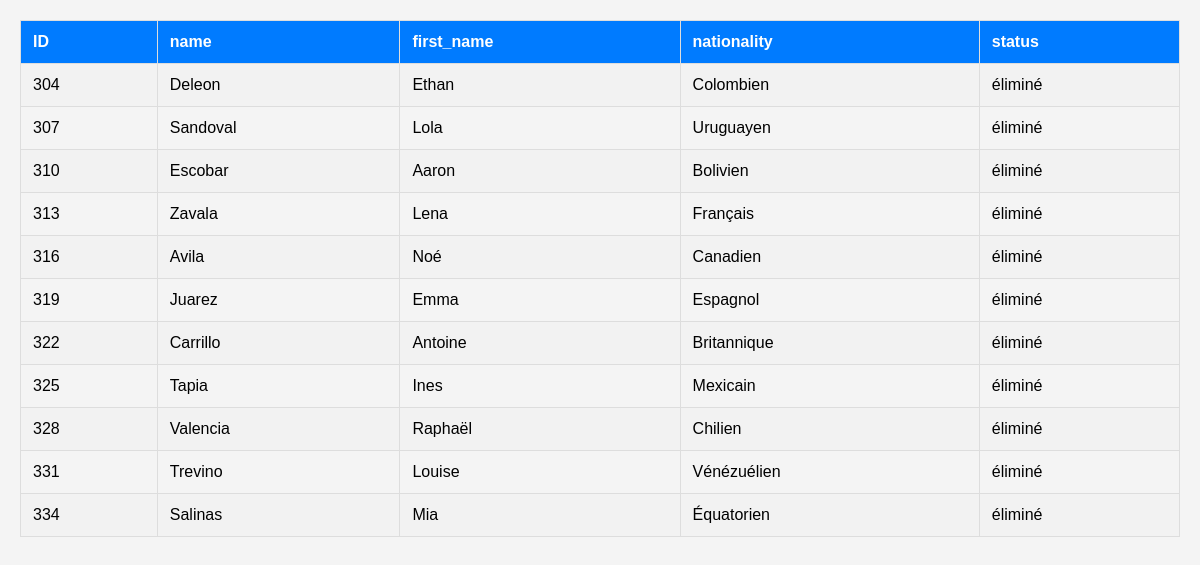
Screenshot of /run3.php with the database file from the repository.
### tables this page shows
CREATE TABLE `course_athelete` (
  `course_id` bigint(20) UNSIGNED NOT NULL,
  `athelete_id` bigint(20) UNSIGNED NOT NULL,
  `temps` double NOT NULL
);

CREATE TABLE `athelete` (
  `name` varchar(255) NOT NULL,
  `firstname` varchar(255) NOT NULL,
  `email` varchar(255) NOT NULL,
  `password` varchar(255) NOT NULL,
  `id` bigint(20) UNSIGNED NOT NULL,
  `nationality` varchar(20) NOT NULL,
  `distance` int(32) NOT NULL,
  `date_de_naissance` date DEFAULT NULL,
  `penality` varchar(255) DEFAULT NULL,
  `status` varchar(255) DEFAULT 'ATTENTE'
);

### run3.php (the view, shortened to what this page needs)
<!DOCTYPE html>
<html lang="en">
<head>
</head>
<body>
</body>
</html>
<?php
include("sql.php");
$conn = new mysqli($db_server, $db_user, $db_pass, $db_name);
$sql="SELECT * FROM athelete a JOIN course_athelete c ON a.id=c.athelete_id WHERE c.course_id=3;";
$result= $conn->query($sql);
if ($result->num_rows > 0) {
    echo "<table border='1'><tr><th>ID</th><th>name</th><th>first_name</th><th>nationality</th><th>status</th></tr>";
    while ($row = $result->fetch_assoc()) {
        echo "<tr>
                <td>" . htmlspecialchars($row["id"]) . "</td>
                <td>" . htmlspecialchars($row["name"]) . "</td>
                <td>" . htmlspecialchars($row["firstname"]) . "</td>
                <td>" . htmlspecialchars($row["nationality"]) . "</td>
                <td>" . htmlspecialchars($row["status"]) . "</td>
              </tr>";
    }
    echo "</table>";
} else {
    echo "Aucun athlète trouvé.";
}
?>

### run3.php (style rules this page uses)
body { font-family: Arial, sans-serif; background-color: #f4f4f4; margin: 0; padding: 20px; }
table { width: 100%; border-collapse: collapse; margin-bottom: 20px; }
table, th, td { border: 1px solid #ddd; }
th, td { padding: 12px; text-align: left; }
th { background-color: #007BFF; color: white; }
tr:nth-child(even) { background-color: #f2f2f2; }

### rows the page displays
course_athelete: athelete "304", athelete.name "Deleon", athelete.firstname "Ethan", athelete.nationality "Colombien", athelete.status "éliminé"
course_athelete: athelete "307", athelete.name "Sandoval", athelete.firstname "Lola", athelete.nationality "Uruguayen", athelete.status "éliminé"
course_athelete: athelete "310", athelete.name "Escobar", athelete.firstname "Aaron", athelete.nationality "Bolivien", athelete.status "éliminé"
course_athelete: athelete "313", athelete.name "Zavala", athelete.firstname "Lena", athelete.nationality "Français", athelete.status "éliminé"
course_athelete: athelete "316", athelete.name "Avila", athelete.firstname "Noé", athelete.nationality "Canadien", athelete.status "éliminé"
course_athelete: athelete "319", athelete.name "Juarez", athelete.firstname "Emma", athelete.nationality "Espagnol", athelete.status "éliminé"
course_athelete: athelete "322", athelete.name "Carrillo", athelete.firstname "Antoine", athelete.nationality "Britannique", athelete.status "éliminé"
course_athelete: athelete "325", athelete.name "Tapia", athelete.firstname "Ines", athelete.nationality "Mexicain", athelete.status "éliminé"
course_athelete: athelete "328", athelete.name "Valencia", athelete.firstname "Raphaël", athelete.nationality "Chilien", athelete.status "éliminé"
course_athelete: athelete "331", athelete.name "Trevino", athelete.firstname "Louise", athelete.nationality "Vénézuélien", athelete.status "éliminé"
course_athelete: athelete "334", athelete.name "Salinas", athelete.firstname "Mia", athelete.nationality "Équatorien", athelete.status "éliminé"
